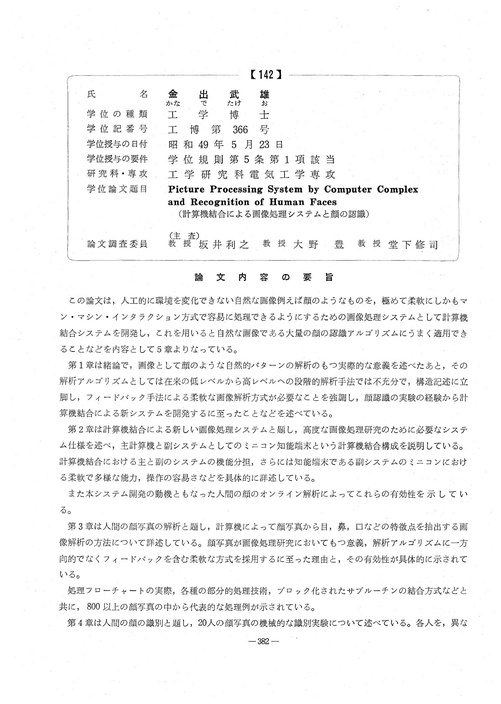
#> input picture source/test/1.jpg, 501 x 704 px, shrunk from 1449 x 2037 before the run, found by its file name
$ python concatenate.py
#> lines starting #> are read from the running program, lines starting #| are printed output that depends on the picture
from PIL import Image


def horizontal_concatenate_images(image1_path, image2_path, output_path):
    # 打开两张图片
#> called with image1_path = 'source/test/1.jpg', image2_path = 'source/test/2.jpg', output_path = 'source/test/output3.jpg'
    image1 = Image.open(image1_path)
#> image1 is the input picture: PIL image 501x704 RGB; min 0, max 255, mean 244.4
    image2 = Image.open(image2_path)
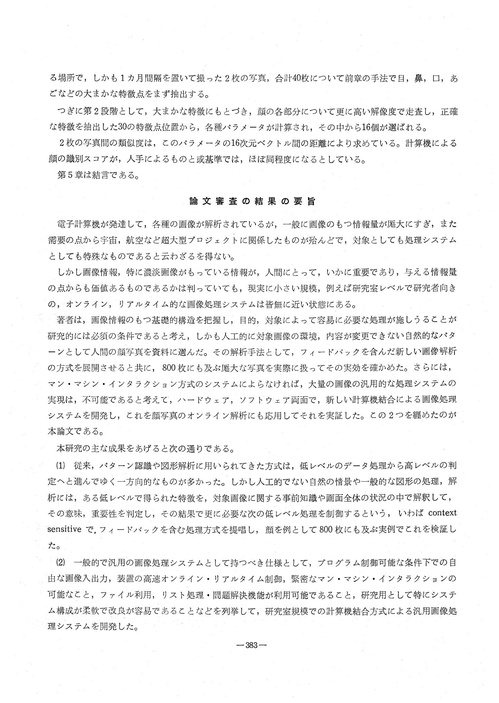
#> input picture source/test/2.jpg, 499 x 703 px, shrunk from 1445 x 2034 before the run, found by its file name
#> image2 is the input picture: PIL image 499x703 RGB; min 0, max 255, mean 242.9

    # 获取图片的宽度和高度
    width1, height1 = image1.size
#> width1 = 501; height1 = 704
    width2, height2 = image2.size
#> width2 = 499; height2 = 703

    # 创建一个新的空白图片，宽度为两张图片宽度之和，高度取最大值
    max_height = max(height1, height2)
#> max_height = 704
    new_image = Image.new("RGB", (width1 + width2, max_height))
#> new_image: PIL image 1000x704 RGB; every value is 0

    # 将第一张图片粘贴到新图片的左侧
    new_image.paste(image1, (0, 0))
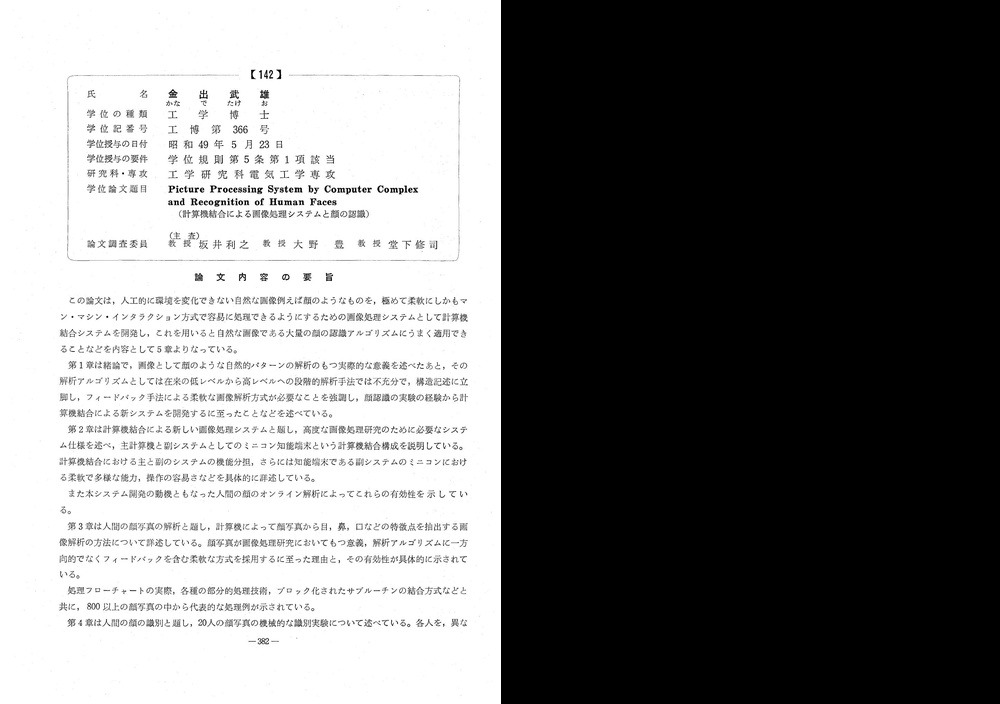
#> new_image: PIL image 1000x704 RGB; min 0, max 255, mean 122.4

    # 将第二张图片粘贴到新图片的右侧
    new_image.paste(image2, (width1, 0))
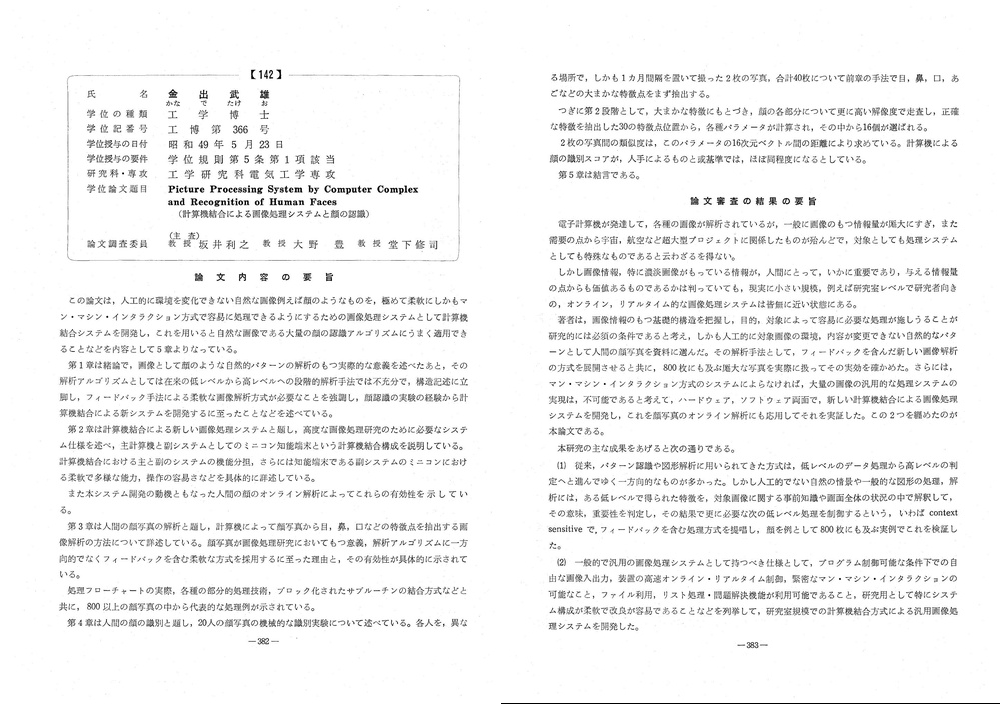
#> new_image: PIL image 1000x704 RGB; min 0, max 255, mean 243.5

    # 保存新图片
    new_image.save(output_path)

    # [11 lines of commented-out code are left out]


if __name__ == "__main__":
    # 示例用法
    image1_path = "source/test/1.jpg"
    image2_path = "source/test/2.jpg"
    output_path = "source/test/output3.jpg"

    horizontal_concatenate_images(image1_path, image2_path, output_path)
